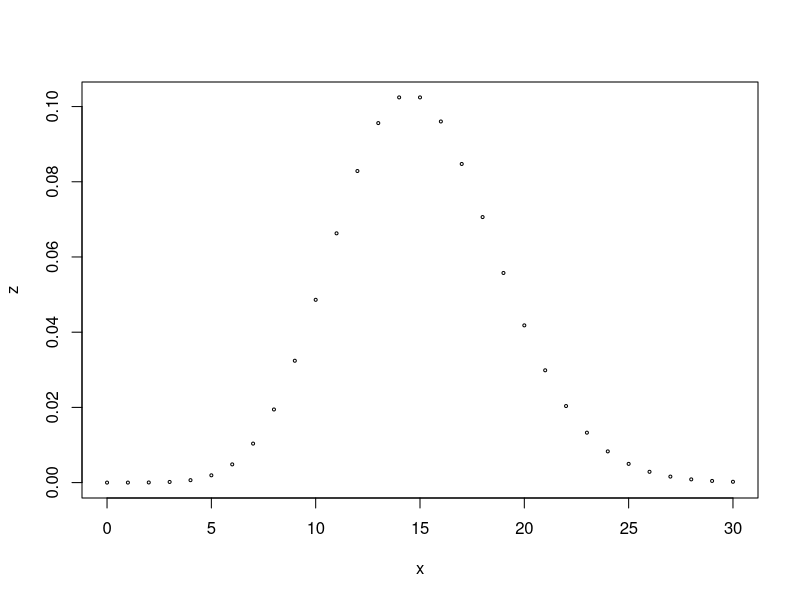
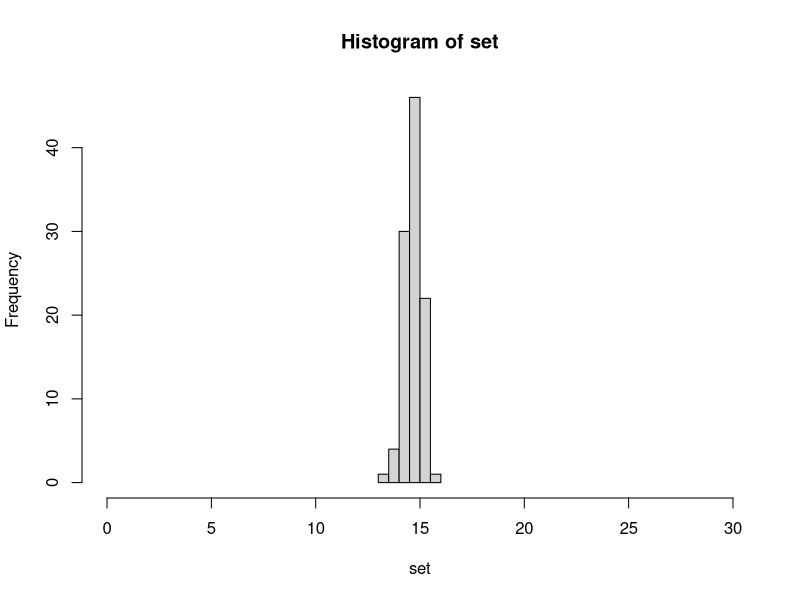
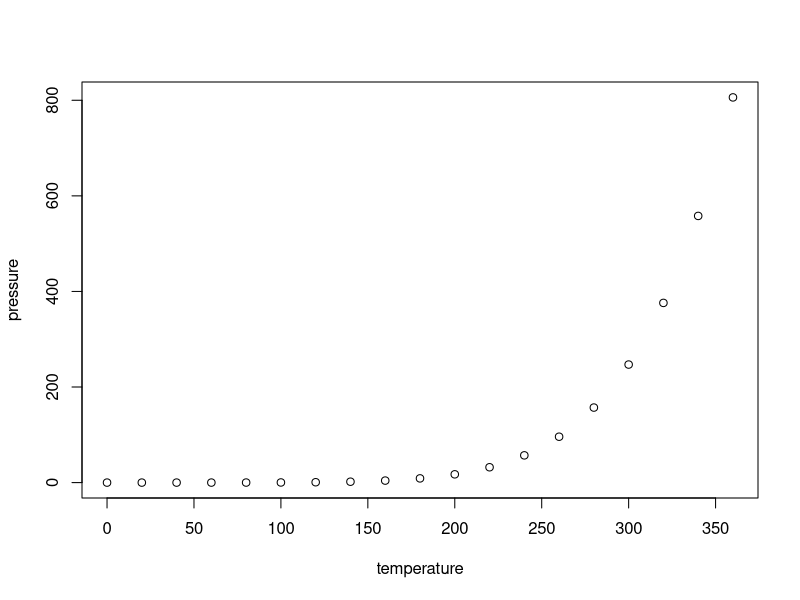

These charts were generated, in order, by the following R code:
## ---- chunk 1
knitr::opts_chunk$set(echo = TRUE)
## ---- chunk 2
# homework 02

## What is the probability that she will hear more than 8 calls during any given session?
### using a poisson probability distribution to get the upper tail using 9 position along the distribution because that's how I interpretted "more than 8"

ppois(9, lambda=15, lower=FALSE) 

#### returns 0.93 etc, so the answer is a ~93% probability of more than 8 assuming the mean is accurate

## What is the probability that she will hear no calls in a session?
### using a poisson probability distribution to get the lower tail using 0 as the position along the distribution

ppois(0, lambda=15)

#### returns 0.0000003059023, so a 0.00003059023% probability, quite unlikely

## What is the probability that she will hear exactly 3 calls in a session?
### using a poisson density distribution (since this is just for one specific value) to get the probability of hearing exactly 3 calls

dpois(3, lambda=15)

#### returns 0.0001720701, so 0.01720701% probability, also unlikely

## Plot the relevant Poisson mass function over the values in range 0 ≤ x ≤ 30
### Using dpois from 0 to 30 and spotting as points over x = a vector from 0 to 30

z <- dpois(0:30, lambda=15)

x <- c(0:30)

plot(x , z, cex = 0.4)

####

## Simulate 104 results from this distribution (i.e., 2 years of Saturday monitoring sessions).
### 

x <- rpois(104, lambda=15)

set <- NULL  # sets up a dummy variable to hold our 10000 simulations
n <- 104
for (i in 1:104) {
    set[i] <- mean(sample(x, n, replace = TRUE))
}

set

## Plot the simulated results using hist() and use xlim() to set the horizontal limits to be from 0 to 30. How does your histogram compare to the shape of the probability mass function you plotted above?

### applying hist() with an x range of 0-30 to "set", which we filled using the bootstrapping loop above

hist(set, xlim=range(c(0:30)))

#### This distribution is much narrower than the one made using the probability mass function. This happens because increasing the sample size or number of simulated values tightens the distribution and decreases variance/standard deviation because n is in the denominator of these equations.

## ---- chunk 3
plot(pressure)
